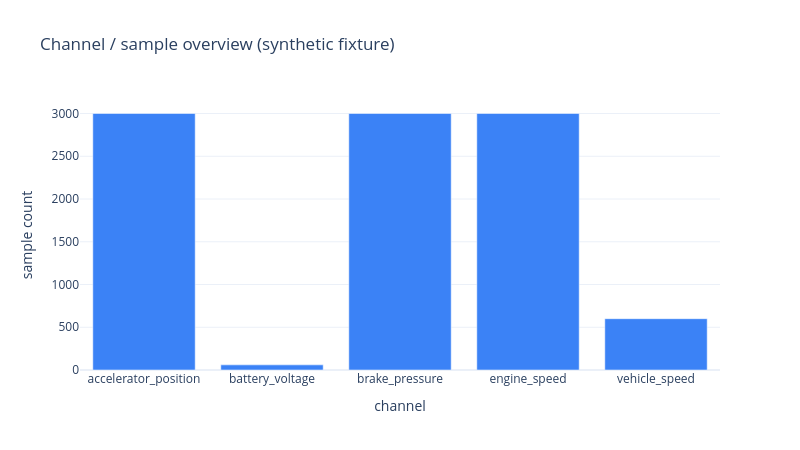

Notebook code for this chart:
### Code cell
import plotly.graph_objects as go

fig_overview = go.Figure(
    go.Bar(x=channel_counts["channel"], y=channel_counts["count"], marker_color="#3B82F6")
)
fig_overview.update_layout(
    title="Channel / sample overview (synthetic fixture)",
    xaxis_title="channel",
    yaxis_title="sample count",
    template="plotly_white",
    width=800, height=450,
)
fig_overview.write_image(os.path.join(ASSETS_DIR, "channel-overview.png"), scale=2)
fig_overview.show()

### Figure 1 — Plotly figure (JSON) as saved in the notebook; plotly's stock layout.template omitted (floating-point values rounded to 4 significant figures)
{"data": [{"marker": {"color": "#3B82F6"}, "type": "bar", "x": ["accelerator_position", "battery_voltage", "brake_pressure", "engine_speed", "vehicle_speed"], "y": [3000, 60, 3000, 3000, 600]}], "layout": {"height": 450, "title": {"text": "Channel / sample overview (synthetic fixture)"}, "width": 800, "xaxis": {"title": {"text": "channel"}}, "yaxis": {"title": {"text": "sample count"}}}}
